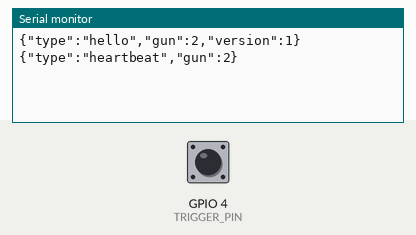
This sketch was run on a simulated Seeed XIAO ESP32-C3. On the bench: the last lines printed to the serial monitor. Inputs (shaded band) come from the test bench; at power-on: GPIO 4 (TRIGGER_PIN) HIGH.

Above: at 1.2 s.
1.3 s: GPIO 4 (TRIGGER_PIN) pulled LOW for 0.15 s
At 1.8 s:
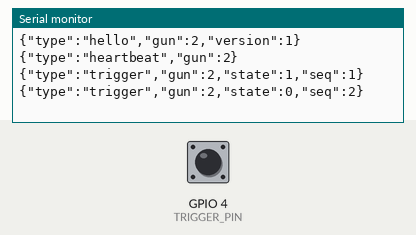
2.9 s: GPIO 4 (TRIGGER_PIN) pulled LOW for 1 s
5.4 s: GPIO 4 (TRIGGER_PIN) pulled LOW for 0.15 s
At 5.84 s:
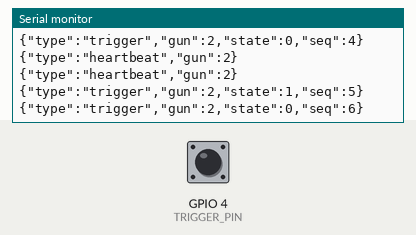
Timing chart, 0 to 8.4 s (numbered marks = the images above; inputs shaded):
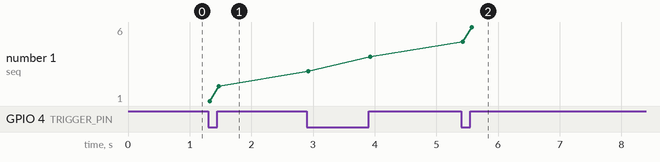

The sketch:

Guns.ino
```cpp
/*
 * ============================================================================
 * Firing Simulator — ESP32-C3 Gun Controller Firmware
 * ============================================================================
 * Project:      Firing Simulator Tracker
 * Hardware:     ESP32-C3 (SuperMini, DevKitM-1, XIAO ESP32-C3, etc.)
 * Framework:    Arduino
 * Baud Rate:    115200 baud
 * Protocol:     Newline-delimited JSON over USB Serial
 *
 * Each gun controller is compiled with a unique GUN_ID (1, 2, 3, 4...).
 * When the trigger button is pressed/released, JSON events are sent
 * to the host Python application over USB Serial.
 * ============================================================================
 */
// ============================================================================
// 1. HARDWARE & CONTROLLER CONFIGURATION
// ============================================================================

// Unique identifier for this gun controller (Change for each board: 1, 2, 3, 4...)
#define GUN_ID 2

// Firmware version reported in the hello handshake
#define FIRMWARE_VERSION 1

// USB Serial communication speed
#define SERIAL_BAUD_RATE 115200

// Digital GPIO connected to trigger push button (wired between GPIO and GND)
// Active-LOW with internal pull-up: Released = HIGH (0), Pressed = LOW (1)
// Avoid: GPIO 18/19 (Native USB D-/D+), GPIO 2/8/9 (Strapping/Bootloader pins)
#define TRIGGER_PIN 4

// Software debounce duration in milliseconds to prevent contact chatter
#define DEBOUNCE_DELAY_MS 25

// Keepalive heartbeat interval in milliseconds (Host watchdog timeout is 3000 ms)
#define HEARTBEAT_INTERVAL_MS 1000

// ============================================================================
// 2. GLOBAL STATE
// ============================================================================

static uint32_t g_sequence_number = 0;      // Monotonic trigger event counter
static uint32_t g_last_debounce_time = 0;   // Timestamp of last detected pin transition
static uint32_t g_last_heartbeat_time = 0;  // Timestamp of last transmitted heartbeat
static uint8_t  g_last_raw_reading = 0;     // Previous raw logical reading (0=Released, 1=Pressed)
static uint8_t  g_stable_trigger_state = 0; // Debounced confirmed state (0=Released, 1=Pressed)

// ============================================================================
// 3. SERIAL JSON DISPATCHERS
// ============================================================================

// Transmits startup handshake: {"type":"hello","gun":1,"version":1}
static void sendHelloMessage() {
  Serial.printf("{\"type\":\"hello\",\"gun\":%u,\"version\":%u}\n",
                (unsigned int)GUN_ID, (unsigned int)FIRMWARE_VERSION);
}

// Transmits periodic keepalive heartbeat: {"type":"heartbeat","gun":1}
static void sendHeartbeatMessage() {
  Serial.printf("{\"type\":\"heartbeat\",\"gun\":%u}\n", (unsigned int)GUN_ID);
}

// Transmits trigger press or release event: {"type":"trigger","gun":1,"state":1,"seq":1}
static void sendTriggerMessage(uint8_t state) {
  g_sequence_number++;
  Serial.printf("{\"type\":\"trigger\",\"gun\":%u,\"state\":%u,\"seq\":%lu}\n",
                (unsigned int)GUN_ID, (unsigned int)state, (unsigned long)g_sequence_number);
}

// ============================================================================
// 4. SETUP
// ============================================================================

void setup() {
  Serial.begin(SERIAL_BAUD_RATE);

  // Allow native USB CDC on ESP32-C3 time to enumerate if host is connecting
  uint32_t start_wait = millis();
  while (!Serial && (millis() - start_wait < 2000)) {
    delay(10);
  }

  // Switch wired between TRIGGER_PIN and GND:
  //   - Unpressed (open circuit)   = HIGH via internal pull-up -> logical 0
  //   - Pressed   (closed circuit) = LOW  (0V / GND)          -> logical 1
  pinMode(TRIGGER_PIN, INPUT_PULLUP);

  // Read initial physical pin state
  uint8_t initial_reading = (digitalRead(TRIGGER_PIN) == LOW) ? 1 : 0;
  g_last_raw_reading = initial_reading;
  g_stable_trigger_state = initial_reading;

  uint32_t now = millis();
  g_last_debounce_time = now;
  g_last_heartbeat_time = now;

  // Send startup hello packet to host
  sendHelloMessage();
}

// ============================================================================
// 5. MAIN LOOP (Non-blocking timing via millis())
// ============================================================================

void loop() {
  uint32_t current_time = millis();

  // 1. Transmit keepalive heartbeat every HEARTBEAT_INTERVAL_MS
  if ((current_time - g_last_heartbeat_time) >= HEARTBEAT_INTERVAL_MS) {
    g_last_heartbeat_time = current_time;
    sendHeartbeatMessage();
  }

  // 2. Read instantaneous logical pin state (LOW = 1 Pressed, HIGH = 0 Released)
  uint8_t raw_reading = (digitalRead(TRIGGER_PIN) == LOW) ? 1 : 0;

  // If pin reading transitioned or flickered, reset debounce timer
  if (raw_reading != g_last_raw_reading) {
    g_last_debounce_time = current_time;
    g_last_raw_reading = raw_reading;
  }

  // 3. Evaluate state only after reading has remained stable beyond debounce window
  if ((current_time - g_last_debounce_time) >= DEBOUNCE_DELAY_MS) {
    if (raw_reading != g_stable_trigger_state) {
      g_stable_trigger_state = raw_reading;
      sendTriggerMessage(g_stable_trigger_state);
    }
  }
}
```

Measured:
- after the input at 1.3 s, the serial monitor: prints a new line at once (image 1)
- after the input at 5.4 s, the serial monitor: prints a new line at once (image 2)
- plotted number 1: 2 → 4 after the input at 2.9 s, 4 → 6 after the input at 5.4 s
